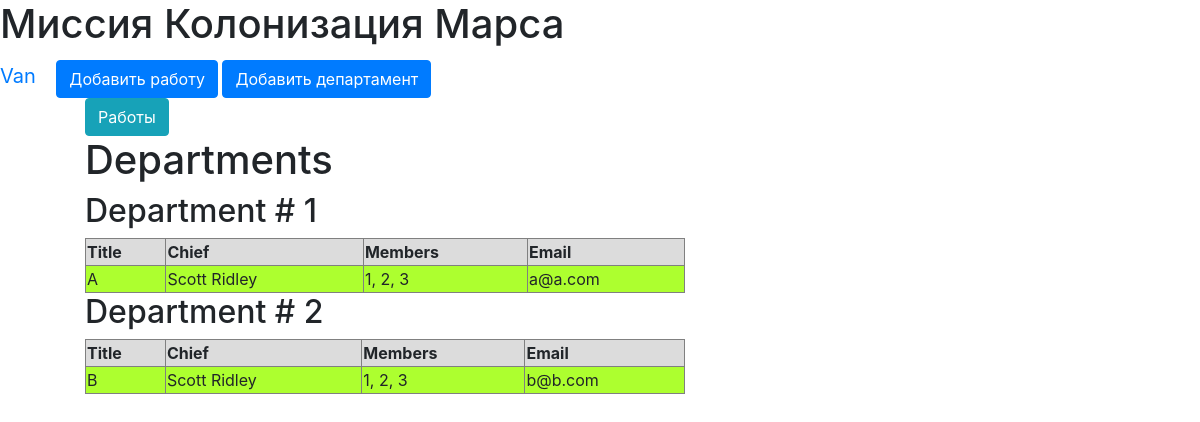
Screenshot of /departments (signed in) with the database file from the repository.
### data/users.py (models this page shows, shortened)
class User(SqlAlchemyBase, UserMixin, SerializerMixin):
    __tablename__ = 'users'
    id = sqlalchemy.Column(sqlalchemy.Integer,
                           primary_key=True, autoincrement=True)
    surname = sqlalchemy.Column(sqlalchemy.String, nullable=True)
    name = sqlalchemy.Column(sqlalchemy.String, nullable=True)
    age = sqlalchemy.Column(sqlalchemy.Integer, nullable=True)
    position = sqlalchemy.Column(sqlalchemy.String, nullable=True)
    speciality = sqlalchemy.Column(sqlalchemy.String, nullable=True)
    address = sqlalchemy.Column(sqlalchemy.String, nullable=True)
    email = sqlalchemy.Column(sqlalchemy.String,
                              unique=True, nullable=True)
    hashed_password = sqlalchemy.Column(sqlalchemy.String, nullable=True)
    modified_date = sqlalchemy.Column(sqlalchemy.DateTime,
                                      default=datetime.datetime.now)

### data/departments.py (models this page shows)
class Department(SqlAlchemyBase, SerializerMixin):
    __tablename__ = 'department'
    id = sqlalchemy.Column(sqlalchemy.Integer,
                           primary_key=True, autoincrement=True)
    title = sqlalchemy.Column(sqlalchemy.String)
    chief = sqlalchemy.Column(sqlalchemy.Integer,
                              sqlalchemy.ForeignKey("users.id"))
    user = orm.relation('User')
    members = sqlalchemy.Column(sqlalchemy.String, nullable=True)
    email = sqlalchemy.Column(sqlalchemy.String)

### main.py (the view)
@app.route("/departments")
def departments_show():
    db_sess = db_session.create_session()
    param = {"departments": []}
    for el in db_sess.query(Department).all():
        department = {"id": el.id, "title": el.title, "chief": db_sess.query(User).filter(
            User.id == el.chief).first().surname + ' ' + db_sess.query(User).filter(
            User.id == el.chief).first().name, "members": el.members,
                      "email": el.email, "t_l_id": el.chief}
        param["departments"].append(department)
    return render_template("departments_show.html", **param)

### data/db_session.py (called while the page is built)
def create_session() -> Session:
    global __factory
    return __factory()

### main.py (called while the page is built)
@login_manager.user_loader
def load_user(user_id):
    db_sess = db_session.create_session()
    return db_sess.query(User).get(user_id)

### templates/departments_show.html (shortened to what this page needs)
{% extends "base.html" %}
{% block content %}
<ul>
    {% if current_user.is_authenticated %}
    <div>
        <a href="/" class="btn btn-info">
            Работы
        </a>
    </div>
    {% endif %}
    <h1>Departments</h1>
    {% for action in departments %}
    <h2>Department # {{ action["id"] }}</h2>
    <table>
        <tr>
            <th style="background-color:Gainsboro">Title</th>
            <th style="background-color:Gainsboro">Chief</th>
            <th style="background-color:Gainsboro">Members</th>
            <th style="background-color:Gainsboro">Email</th>
        </tr>
        <tr>
            <td style="background-color:GreenYellow">{{ action["title"] }}</td>
            <td style="background-color:GreenYellow">{{ action["chief"] }}</td>
            <td style="background-color:GreenYellow">{{ action["members"] }}</td>
            <td style="background-color:GreenYellow">{{ action["email"] }}</td>
        </tr>
    </table>
    {% endfor %}
</ul>
{% endblock %}

### templates/base.html (shortened to what this page needs)
<!DOCTYPE html>
<html lang="en">
<head>
    <link rel="stylesheet"
          href="https://stackpath.bootstrapcdn.com/bootstrap/4.4.1/css/bootstrap.min.css"
>
    <link rel="stylesheet" type="text/css"
          href="{{ url_for('static', filename='css/style.css') }}"/>
</head>
<body>
<h1>Миссия Колонизация Марса</h1>
<nav>
    {% if current_user.is_authenticated %}
    <a class="navbar-brand" href="/logout">{{ current_user.name }}</a>
    {% else %}
    <p>
        <a class="btn btn-primary " href="/register">Зарегистрироваться</a>
        <a class="btn btn-success" href="/login">Войти</a>
    </p>
    {% endif %}
    {% if current_user.is_authenticated %}
    <a href="jobs" class="btn btn-primary">Добавить работу</a>
    <a href="department_add" class="btn btn-primary">Добавить департамент</a>
    {% endif %}
</nav>
<main role="main" class="container">
    {% block content %}{% endblock %}
</main>
</body>
</html>

### static/css/style.css (style rules this page uses)
table { border: 1px solid grey; }
th { border: 1px solid grey; }
td { border: 1px solid grey; }
table { width: 100%; }
table { width: 600px; }

### rows the page displays
User: name "Van"
Department: id "1", title "A", chief "Scott Ridley", members "1, 2, 3", email "a@a.com"
Department: id "2", title "B", chief "Scott Ridley", members "1, 2, 3", email "b@b.com"
